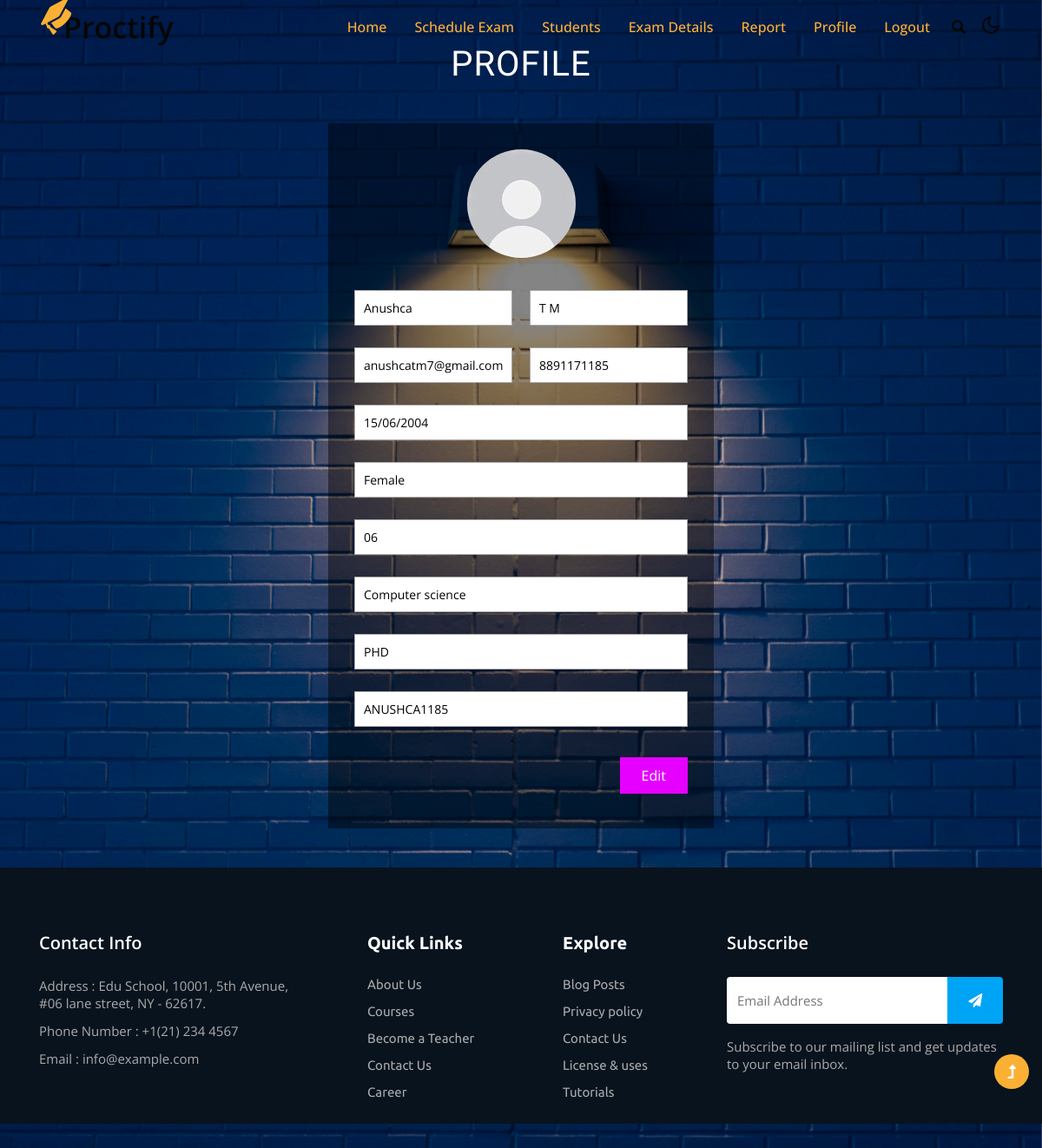
The app's page /profileteacher (signed in), older data.
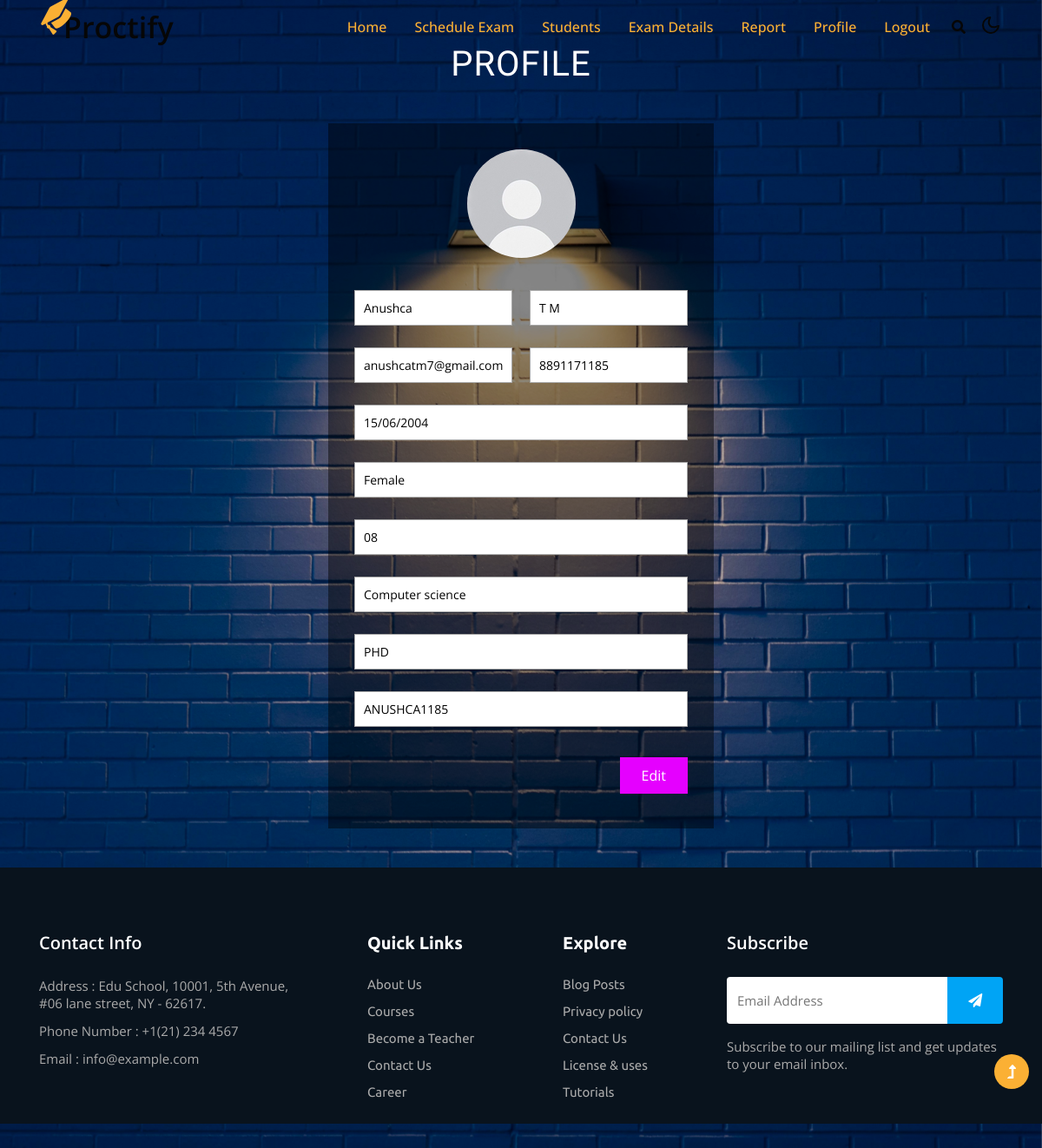
The same page, newer data.
### proctoring/models.py (models this page shows)
class Register(db.Model, UserMixin):
    id=db.Column(db.Integer, primary_key=True)
    fname = db.Column(db.String(80))
    lname = db.Column(db.String(80))
    gender = db.Column(db.String(80))
    dob = db.Column(db.String(80))
    email = db.Column(db.String(80))
    contact = db.Column(db.String(80))
    password = db.Column(db.String(80))
    admission = db.Column(db.String(80))
    department = db.Column(db.String(80))
    sem = db.Column(db.String(80))
    usertype = db.Column(db.String(80))
    qualification = db.Column(db.String(80))
    experience = db.Column(db.String(80))
    status = db.Column(db.String(80),default='NULL')

### proctoring/routes.py (the view, shortened to what this page needs)
@app.route('/profileteacher',methods=['GET', 'POST'])
def profileteacher():
    a =Register.query.filter_by(id=current_user.id).first()
    return render_template("profileteacher.html",a=a)

### proctoring/models.py (called while the page is built)
@login_manager.user_loader
def load_user(id):
    return Register.query.get(int(id))

### proctoring/templates/profileteacher.html (shortened to what this page needs)
{% extends 'layout.html' %}
{% block content %}
<head>
<link rel="stylesheet" href="../static/profile/css/j-forms.css">
<link href="../static/profile/css/style.css" rel="stylesheet" type="text/css" media="all" />
</head>
<body>
    <div class="content">
		<h1>PROFILE </h1>
		<div class="main w3l">
			<div class="im-g">
				<img src="../static/profile/images/size.jpg" alt="">
			</div>
			<form method="post" class="contact-forms wthree">
{% if session['ut'] == "teacher" %}
    <div class="first-line agileits">
        <div class="span6 main-row">
            <div class="input">
                <input type="text" id="fname" name="fname" placeholder="First name" required="" value="{{a.fname}}">
            </div>
        </div>
        <div class="span6 main-row">
            <div class="input">
                <input type="text" id="lname" name="lname" placeholder="Last name" required="" value="{{a.lname}}">
            </div>
        </div>
    </div>
    <div class="first-line agileits">
        <div class="span6 main-row">
            <div class="input">
                <input type="email" placeholder="Email" id="email" name="email" required="" value="{{a.email}}">
            </div>
        </div>
        <div class="span6 main-row">
            <div class="input">
                <input type="text" placeholder="Phone no." id="contact" name="contact" required="" value="{{a.contact}}">
            </div>
        </div>
    </div>
    <div class="main-row">
        <div class="input">
            <input type="text" id="dob" name="dob" placeholder="Date of birth" required="" value="{{a.dob}}">
        </div>
</div>
<div class="main-row">
            <div class="input">
                <input type="text" id="gender" name="gender" placeholder="Gender" required="" value="{{a.gender}}">
            </div>
    </div>
    <div class="main-row">
        <input type="text" id="experience" name="experience" placeholder="Enter your teaching experience in years" required="" value="{{a.experience}}">
    </div>
    <div class="main-row">
        <input type="text" id="department" name="department" placeholder="Department" required="" value="{{a.department}}">
    </div>
    <div class="main-row">
        <input type="text" id="qualification" name="qualification" placeholder="Qualification" required="" value="{{a.qualification}}">
    </div>
    <div class="main-row">
        <div class="input">
            <input type="text" id="password" name="password" placeholder="Password" required="" value="{{a.password}}">
        </div>
</div>
{% endif %}
<div class="footer">
    <button type="submit" class="primary-btn">Edit</button>
</div>
</form>
</div>
</body>
{% endblock %}

Row changes from the older to the newer data that the page shows:
changed Register "Anushca": experience "06" → "08"
